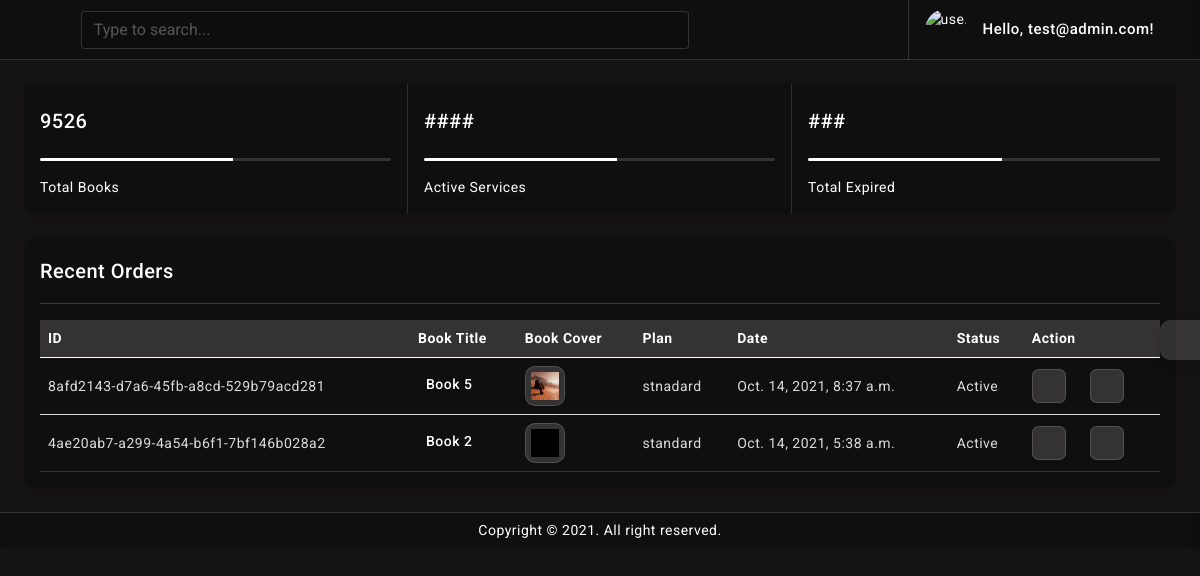
Page / (signed in) on the committed database.
### bapp/models.py (models this page shows, shortened)
class User(AbstractUser):
    username = None
    email = models.EmailField(_('email address'), unique=True)
    membership = models.BooleanField(default=False)
    creation_date = models.DateTimeField(auto_now=True)
    USERNAME_FIELD = 'email'
    REQUIRED_FIELDS = []
    objects = CustomUserManager()
    class Meta:
        db_table = 'User'

class book_list(models.Model):
    book_id = models.UUIDField(primary_key=True, default=uuid.uuid4,
                               editable=True)  # set editable to false later in production
    book_title = models.CharField(max_length=100, blank=False)
    book_code = models.CharField(max_length=100, blank=True)
    book_img = models.ImageField(verbose_name='book Image', upload_to="book_img", blank=True, )
    book_description = RichTextField(blank=True, null=True)
    status_choices = (
        ('Active', 'Active'),
        ('Inactive', 'Inactive'),
    )
    PUBLISH_STATUS = (
        ('Pending', 'Pending'),
        ('Published', 'Published'),
    )
    subscription_status = models.CharField(
        choices=status_choices, default='Pending', max_length=40)
    subscription_id = models.CharField(verbose_name='subscription ID', max_length=100, blank=False)
    book_plan = models.CharField(max_length=10, null=False)
    book_owner = models.ForeignKey(User, on_delete=models.CASCADE)
    publishing_status = models.CharField(choices=PUBLISH_STATUS, max_length=15, default="Pending", null=False)
    creation_date = models.DateTimeField(auto_now=True)
    slug = models.SlugField(unique=False, blank=True, max_length=250)
    class Meta:
        ordering = ('-creation_date',)

### bapp/views.py (the view)
# urls.py: path('', views.dash, name='homeview'),
@login_required()
def dash(request):
    current_user = request.user
    book = book_list.objects.filter(book_owner=current_user)
    context = {
        'book': book,
    }
    return render(request, 'bapp/user/index.html', context)

### templates/bapp/user/index.html (shortened to what this page needs)
{% load static %}
<!doctype html>
<html lang="en">
<head>
	<link href="{% static 'admini/assets/plugins/vectormap/jquery-jvectormap-2.0.2.css' %}" rel="stylesheet"/>
	<link href="{% static 'admini/assets/plugins/simplebar/css/simplebar.css' %}" rel="stylesheet" />
	<link href="{% static 'admini/assets/plugins/perfect-scrollbar/css/perfect-scrollbar.css' %}" rel="stylesheet" />
	<link href="{% static 'admini/assets/plugins/metismenu/css/metisMenu.min.css' %}" rel="stylesheet" />
	<link href="{% static 'admini/assets/css/pace.min.css' %}" rel="stylesheet" />
	<link href="{% static 'admini/assets/css/bootstrap.min.css' %}" rel="stylesheet">
	<link href="{% static 'admini/assets/css/app.css' %}" rel="stylesheet">
	<link href="{% static 'admini/assets/css/icons.css' %}" rel="stylesheet">
</head>
<body class="bg-theme bg-theme1">
	<div class="wrapper">
	{% include 'bapp/user/header.html' %}
		<div class="page-wrapper">
			<div class="page-content">
				<div class="card radius-10">
					<div class="row row-cols-1 row-cols-md-2 row-cols-xl-3 row-group g-0">
						<div class="col">
							<div class="card-body">
								<div class="d-flex align-items-center">
									<h5 class="mb-0">9526</h5>
									<div class="ms-auto">
                                        <i class='bx bx-home fs-3 text-white'></i>
									</div>
								</div>
								<div class="progress my-3" style="height:3px;">
									<div class="progress-bar" role="progressbar" style="width: 55%" aria-valuenow="25" aria-valuemin="0" aria-valuemax="100"></div>
								</div>
								<div class="d-flex align-items-center text-white">
									<p class="mb-0">Total Books</p>
								</div>
							</div>
						</div>
						<div class="col">
							<div class="card-body">
								<div class="d-flex align-items-center">
									<h5 class="mb-0">####</h5>
									<div class="ms-auto">
                                        <i class='bx bx-line-chart fs-3 text-white'></i>
									</div>
								</div>
								<div class="progress my-3" style="height:3px;">
									<div class="progress-bar" role="progressbar" style="width: 55%" aria-valuenow="25" aria-valuemin="0" aria-valuemax="100"></div>
								</div>
								<div class="d-flex align-items-center text-white">
									<p class="mb-0">Active Services</p>
								</div>
							</div>
						</div>
						<div class="col">
							<div class="card-body">
								<div class="d-flex align-items-center">
									<h5 class="mb-0">###</h5>
									<div class="ms-auto">
                                        <i class='bx bx-down-arrow-alt fs-3 text-white'></i>
									</div>
								</div>
								<div class="progress my-3" style="height:3px;">
									<div class="progress-bar" role="progressbar" style="width: 55%" aria-valuenow="25" aria-valuemin="0" aria-valuemax="100"></div>
								</div>
								<div class="d-flex align-items-center text-white">
									<p class="mb-0">Total Expired</p>
								</div>
							</div>
						</div>
					</div>
				</div>
				<div class="card radius-10">
					<div class="card-body">
						<div class="d-flex align-items-center">
							<div>
								<h5 class="mb-0">Recent Orders</h5>
							</div>
							<div class="font-22 ms-auto"><i class="bx bx-dots-horizontal-rounded"></i>
							</div>
						</div>
						<hr>
						<div class="table-responsive">
							<table class="table align-middle mb-0">
								<thead class="table-light">
									<tr>
										<th>ID</th>
										<th>Book Title</th>
										<th>Book Cover</th>
										<th>Plan</th>
										<th>Date</th>
										<th>Status</th>
										<th>Action</th>
									</tr>
								</thead>
								{% for i in book %}
								<tbody>
									<tr>
										<td>{{ i.book_id }}</td>
										<td>
											<div class="d-flex align-items-center">
											 <a href="{% url 'bapp:viewbook' i.slug %}">
												<div class="ms-2">
													<h6 class="mb-1 font-14">{{i.book_title | truncatechars:15 |safe}}</h6>
												</div>
											</a>
											</div>
										</td>
										<td>	<div class="recent-product-img">
											<img src="{{ i.book_img.url}}" alt="">
										</div></td>
										<td>{{i.book_plan}}</td>
										<td>{{i.creation_date}}</td>
										<td>
											{{i.subscription_status}}
										</td>
										<td>
											<div class="d-flex order-actions">	<a href="javascript:;" class=""><i class="bx bx-cog"></i></a>
												<a href="javascript:;" class="ms-4"><i class="bx bx-down-arrow-alt"></i></a>
											</div>
										</td>
									</tr>
								</tbody>
								{% endfor %}
							</table>
						</div>
					</div>
				</div>
			</div>
		</div>
		<footer class="page-footer">
			<p class="mb-0">Copyright © 2021. All right reserved.</p>
		</footer>
	</div>
	<div class="switcher-wrapper">
		<div class="switcher-btn"> <i class='bx bx-cog bx-spin'></i>
		</div>
	</div>
</body>
</html>

### templates/bapp/user/header.html (shortened to what this page needs)
{% load static %}
<header>
    <div class="topbar d-flex align-items-center">
        <nav class="navbar navbar-expand">
            <div class="mobile-toggle-menu"><i class='bx bx-menu'></i></div>
            <div class="search-bar flex-grow-1">
                <div class="position-relative search-bar-box">
                    <input type="text" class="form-control search-control" placeholder="Type to search..."> <span class="position-absolute top-50 search-show translate-middle-y"><i class='bx bx-search'></i></span>
                </div>
            </div>
            <div class="user-box dropdown">
                <a class="d-flex align-items-center nav-link dropdown-toggle dropdown-toggle-nocaret" href="#" role="button" data-bs-toggle="dropdown" aria-expanded="false">
                    <img src="{% static 'admini/assets/images/avatars/avatar-2.png' %}" class="user-img" alt="user avatar">
                    <div class="user-info ps-3">
                        <p class="user-name mb-0">Hello, {{ user.email }}!</p>
                    </div>
                </a>
            </div>
        </nav>
    </div>
</header>

### static/bapp/admini/assets/css/app.css (style rules this page uses)
body { font-size: 14px; letter-spacing: .5px; font-family: Roboto, sans-serif; overflow-x: hidden }
a { text-decoration: none }
.wrapper { width: 100%; position: relative }
.topbar { position: fixed; top: 0; left: 0px; right: 0; height: 60px; background: rgb(0 0 0 / 20%); border-bottom: 1px solid rgb(255 255 255 / 15%); z-index: 10; }
.topbar .navbar { width: 100%; height: 60px; padding-left: 30px; padding-right: 30px }
.page-wrapper { height: 100%; margin-top: 120px; margin-bottom: 0px; margin-left: 0px }
.page-content { padding: 1.5rem 1.5rem 0 1.5rem }
.page-footer { background: rgb(0 0 0 / 20%); position: absolute; left: 0px; right: 0; text-align: center; padding: 7px; color: #fff; font-size: 14px; border-top: 1px solid rgb(255 255 255 / 15%); z-index: 3 }
.recent-product-img { width: 40px; height: 40px; background-color: rgb(255 255 255 / 15%); display: flex; align-items: center; justify-content: center; border-radius: 10px; border: 1px solid rgb(255 255 255 / 15%); }
.recent-product-img img { width: 40px; height: 40px; padding: 6px }
.order-actions a { font-size: 18px; width: 34px; height: 34px; display: flex; align-items: center; justify-content: center; background: rgb(255 255 255 / 15%); border: 1px solid rgb(255 255 255 / 15%); text-align: center; border-radius: 20%; color: #ffffff }
.font-14 { font-size: 14px }
.font-22 { font-size: 22px }
.radius-10 { border-radius: 10px }
.row.row-group>div { border-right: 1px solid rgba(255, 255, 255, 0.12); }
.row.row-group>div:last-child { border-right: none; }
input::placeholder { color: #fff!important; opacity: .3!important }
.search-bar-box { width: 75%; padding-left: 30px; }
.search-control { background-color: rgb(0 0 0 / 15%); border: 1px solid rgb(255 255 255 / 15%); padding-right: 2.5rem }
.search-show { font-size: 18px; right: 15px; color: #ffffff; }
.dropdown-toggle-nocaret:after { display: none }
.user-img { width: 42px; height: 42px; border-radius: 50%; border: 0 solid #e5e5e5; padding: 0 }
.user-info .user-name { font-size: 15px; font-weight: 500; color: #fff }
.user-box { display: flex; align-items: center; height: 60px; border-left: 1px solid rgb(255 255 255 / 15%); margin-left: 1rem }
.mobile-toggle-menu { display: none; font-size: 26px; color: #fff; cursor: pointer }
.switcher-wrapper { width: 280px; height: 100%; position: fixed; right: -280px; top: 0; bottom: 0; z-index: 1030; background: #111314; border-left: 0 solid #d2d2d2; box-shadow: 0 .3rem .6rem rgba(0, 0, 0, .13); transition: all .2s ease-out }
.switcher-btn { width: 40px; height: 40px; line-height: 40px; font-size: 24px; background: rgb(255 255 255 / 15%); box-shadow: 0 .3rem .6rem rgba(0, 0, 0, .13); color: #fff; text-align: center; border-top-left-radius: 10px; border-bottom-left-radius: 10px; position: absolute; top: 40%; right: 100%; cursor: pointer }
.bg-theme { background-size: 100% 100%; background-attachment: fixed; background-position: center; background-repeat: no-repeat; transition: background .2s; }
body.bg-theme1 { background-image: url(../images/bg-themes/1.png); }
@media screen and (max-width: 1280px) { .page-wrapper { margin-top: 60px; } }
@media screen and (max-width: 1280px) { .mobile-toggle-menu { display: block; } }
@media screen and (max-width: 1280px) { .search-bar { padding: 0rem 0rem 0 30px; } }
@media screen and (max-width: 1280px) { .search-bar-box { padding-left: 0px; } }

### rows in the picture
User: email "test@admin.com"
book_list: book_id "8afd2143-d7a6-45fb-a8cd-529b79acd281", book_title "Book 5", book_img (picture), book_plan "stnadard", creation_date "Oct. 14, 2021, 8:37 a.m.", subscription_status "Active"
book_list: book_id "4ae20ab7-a299-4a54-b6f1-7bf146b028a2", book_title "Book 2", book_img (picture), book_plan "standard", creation_date "Oct. 14, 2021, 5:38 a.m.", subscription_status "Active"
